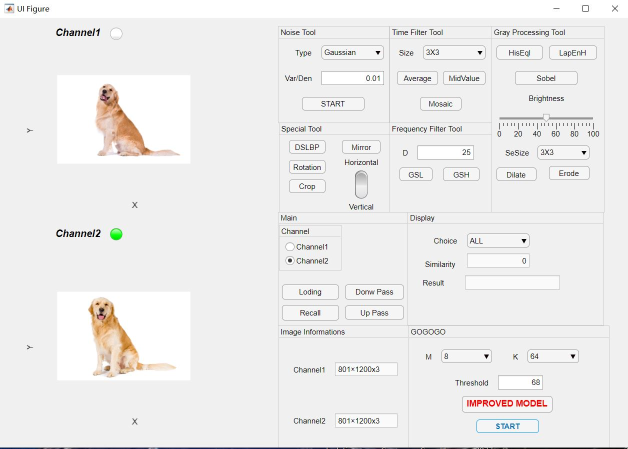
%> input picture 捕获3.JPG, 1256 x 898 px (shown at 1/2 size)
$ octave --eval "result = Locat_Hash_Generatuon(imread('捕获3.JPG'));"   (GNU Octave 9; MATLAB toolbox functions it lacks are replaced by stand-ins)
%> lines starting %> are read from the running program, lines starting %| are printed output that depends on the picture
### LPF.m
function [result] = LPF(im,type,D0,n,D1)
%该函数为低通滤波函数
%im为uint8类型图，可为单色图或者彩色图,注意，彩色图是在hsi操作
%各自type 为 ideal, butterworth, gussian, trapezoid）
%D0 为截止频率 ，D1为梯形滤波器特有参数（此时D0作为转折频率，D1作为截止频率)
%返回参数为滤波结果
processing=im2double(im);
if numel(size(im))==3 %彩色图取强度分量
hsi=RGB2HSI(processing);
processing=hsi(:,:,3);
end
%步骤1，进行填充
%im=Paddedsize(im);不建议填充，效果很差
[P,Q]=size(processing);
%步骤2，构建滤波器，使用自定义函数lpfilter
if strcmpi(type,'ideal')
    H=lpfilter(type,P,Q,D0);
elseif strcmpi(type,'butterworth')
    H=lpfilter(type,P,Q,D0,n);
elseif strcmpi(type,'gaussian')
    H=lpfilter(type,P,Q,D0);
elseif strcmpi(type,'trapezoid')
    H=lpfilter(type,P,Q,D0,n,D1);
end
%步骤3，填充图像进行傅里叶变换
Im=fftshift(fft2(processing));
%步骤4，频域做点积
Y=H.*Im;
%步骤5，进行傅里叶反变换
processed=abs(ifft2(Y));
%如果是灰色图，直接返回
if numel(size(im))==2
result=processed;
else
%如果是彩色图，重新拼接
newhsi=cat(3,hsi(:,:,1),hsi(:,:,2),processed);
result=HSI2RGB(newhsi);
end
end

### dftuv.m
function [U,V] = dftuv(M,N)
% [U，V] = DFTUV（M，N）计算网格频率矩阵U和V。 U和V对于计算可与DFTFILT一起使用的
% 频域滤波器函数很有用。 U和V都是M-by-N。更多细节见冈萨雷斯教材93页
% 设置变量范围
u=0:(M-1);
v=0:(N-1);
% 计算网格的索引，即将网络的原点转移到左上角，因为FFT计算时变换的原点在左上角。
idx = find(u > M / 2);
u(idx) = u(idx) - M;
idy = find(v > N / 2);
v(idy) = v(idy) - N;

% Compute the meshgrid arrays.
% 计算网格矩阵
[V, U] = meshgrid(v, u);
end

### CSLBP.m
function result= CSLBP(im)
%该函数将灰度图转换为CSLBP形式
if numel(size(im))==3
im=rgb2gray(im);
end
[row,col]=size(im);
result=zeros(row,col);
%首先将图像转换为double形式，加快处理速度
im=im2double(im);
%接下来要将图像以replicate形式进行扩展
im=padarray(im,[1,1],'replicate');

%接下来进入核心算法
%按行，按列进行扫描
for i=2:row+1
    for j=2:col+1
        result(i,j)=((im(i,j+1)-im(i,j-1))>=0)*(2^0)+...
                        ((im(i+1,j+1)-im(i-1,j-1))>=0)*(2^1)+...
                        ((im(i+1,j)-im(i-1,j))>=0)*(2^2)+...
                        ((im(i+1,j-1)-im(i-1,j+1))>=0)*(2^3);
    end
end
%注意，返回的图像的像素范围为0~15，若想要正常显示，可采用
%以下代码
% result=CSLBP(image);
% result=result./(15*ones(size(result)));
% imshow(result)

### lpfilter.m
function [H] = lpfilter(type,P,Q,D0,n,D1)
%该函数用以创建四类低通滤波器 ILPF,BLPF,GLPF,TLPF
%各自type 为 ideal, butterworth, gaussian, trapezoid
%P,Q 分别为填充后的长与宽，即2*M与2*N
%D0 为截止频率 ，D1为梯形滤波器特有参数（此时D0作为转折频率，D1作为截止频率)
%返回参数为滤波矩阵H
%ues function dftuv to set up the meshgrid arrays needed for computing
[U,V]=dftuv(P,Q);
D=fftshift(sqrt(U.^2+V.^2));
switch type
    case 'ideal'
        H=double(D<=D0);
    case 'butterworth'
        H=1./(1+(D/D0).^(2*n));
    case 'gaussian'
        H=exp((-D.^2)/(2*D0*D0));
    case 'trapezoid'
        H=(D<=D0)+(-D+2).*(D>D0&D<=D1);
    otherwise
        error('Unkonw type')
end

### Locat_Hash_Generatuon.m
function HT = Locat_Hash_Generatuon(image)

%只生成局部哈希值
%首先判断是否为灰度图，若不是，则转换为灰度图
N=256;M=8;K=64;
if numel(size(image))==3
    image=rgb2gray(image);
end
%将图像转换为double形式，加快处理速度
image=im2double(image);
%> image: size 898x1256 double

%①对图像进行二次线性内插
image=imresize(image,[N,N],'bilinear');
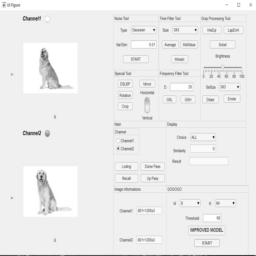
%> image: size 256x256 double; min 0.191, max 1, mean 0.929
%TEST figure(1)
%TEST imshow(image)

%②对图像进行高斯低通滤波，使用自定义函数LPF
image=LPF(image,'gaussian',70); %注意，高斯低通滤波器的截止频率可能会对结果产生影响
%> in LPF, `processed=abs(ifft2(Y));`:
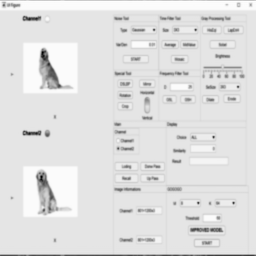
%> processed: size 256x256 double; min 0.343, max 1.01, mean 0.929; drawn with min black and max white
%TEST figure(2)
%TEST imshow(image)
%③对图像进行三阶小波分解
[LL,LH,HL,HH]=dwt2(image,'haar');
[LL,LH,HL,HH]=dwt2(LL,'haar');
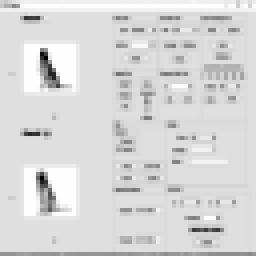
%> LL: size 64x64 double (shown 4 times larger); min 2.12, max 4, mean 3.72; drawn with min black and max white
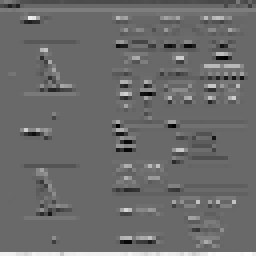
%> LH: size 64x64 double (shown 4 times larger); min -0.417, max 0.592, mean 0.0097; drawn with min black and max white
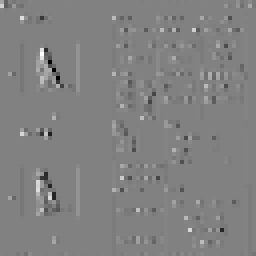
%> HL: size 64x64 double (shown 4 times larger); min -0.568, max 0.552, mean 0.00051; drawn with min black and max white
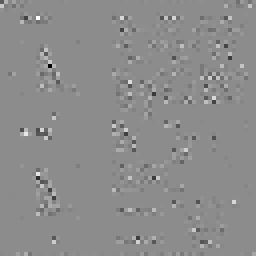
%> HH: size 64x64 double (shown 4 times larger); min -0.283, max 0.231, mean 9.94e-05; drawn with min black and max white
[LL,LH,HL,HH]=dwt2(LL,'haar');
%> LL: size 32x32 double
%> LH: size 32x32 double
%> HL: size 32x32 double
%> HH: size 32x32 double
New_len=N/8;
%TEST imshow([LL,LH;HL,HH],[])
%Local Texture Feature

%④对LL进行CS-LBP变换,使用自定义函数CSLBP
LL_CSLBP=CSLBP(LL);
%> after the loop in CSLBP, `for i=2:row+1`:
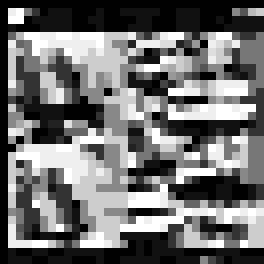
%> result: size 33x33 double (shown 8 times larger); min 0, max 15, mean 6.55; drawn with min black and max white
%TEST figure(1)
%TEST imshow(LL,[])
%TEST figure(2)
%TEST imshow(LL_CSLBP,[])
%⑤分块,以cell数组存储于blocks中，若要调用，请使用cell2mat函数
BlocksCounter=0;
Blocks={}; %想个办法初始化一下
for RowCounter=0:M:New_len-M
    for ColCounter=0:M:New_len-M
        BlocksCounter=BlocksCounter+1;
        Blocks{BlocksCounter}=LL_CSLBP(RowCounter+1:RowCounter+M,ColCounter+1:ColCounter+M);
    end
end
%> after the loop, Blocks = 16 items; BlocksCounter = 16
%⑥计算特征矩阵V
V=zeros(4,BlocksCounter);
for Counter=1:BlocksCounter
    Matr=cell2mat(Blocks(Counter));
    average=mean(Matr(:)); %均值
    variance=var(Matr(:));     %方差
    sum=0;
    for i=1:M*M
        sum=sum+(Matr(i)-average)^3;
    end
    third_moment=sum/(M*M); %三阶矩阵
    sum=0;
    for j=1:M*M
        sum=sum+(Matr(i)-average)^4;
    end
    forth_moment=sum/(M*M); %四阶矩阵
    temp=[average,variance,third_moment, forth_moment]';
    V(:,Counter)=temp;
end
%> this loop made 16 passes
%> (average, variance, third_moment, forth_moment) on passes 1 to 12: (5.95, 37.12, 86.94, 76.05), (6.42, 41.2, 36.58, 968.2), (4.3, 29.89, 157.2, 2018.9), (4.72, 25.38, 84.66, 27.08), (5.19, 21.36, 49.67, 103.2), (6.72, 19.09, -30.71, 2.69), (7.5, 27.94, -0.656, 3164.1), (8.14, 33.52, -27.47, 2599.8), (7.3, 32.69, -2.98, 340.9), (10.48, 12.83, -32.04, 38.1), (6.27, 26.74, 49.59, 1541.2), (6.56, 28.09, 39.41, 957.4)
%> after the loop, V = 16 columns, first 8: [5.95 6.42 4.3 4.72 5.19 6.72 7.5 8.14; 37.12 41.2 29.89 25.38 21.36 19.09 27.94 33.52; 86.94 36.58 157.2 84.66 49.67 -30.71 -0.656 -27.47; 76.05 968.2 2018.9 27.08 103.2 2.69 3164.1 2599.8]
%⑦归一化V得到V'
V=V/max(V(:));
%> V = 16 columns, first 8: [0.00149 0.00161 0.00107 0.00118 0.0013 0.00168 0.00187 0.00203; 0.00928 0.0103 0.00747 0.00634 0.00534 0.00477 0.00698 0.00838; 0.0217 0.00914 0.0393 0.0212 0.0124 -0.00768 -0.000164 -0.00687; 0.019 0.242 0.505 0.00677 0.0258 0.000674 0.791 0.65]
%⑧计算参考矩阵
C=mean(V,2);
%> C = [0.00168; 0.00724; 0.00737; 0.347]
%⑨计算特征矩阵Q
Q=zeros(4,BlocksCounter);
for i=1:BlocksCounter
    Q(:,i)=abs(V(:,i)-C);
end
%> this loop made 16 passes
%> after the loop, Q = 16 columns, first 8: [0.000195 7.74e-05 0.000609 0.000503 0.000386 3.17e-06 0.000192 0.000352; 0.00204 0.00306 0.000231 0.000898 0.0019 0.00247 0.000259 0.00114; 0.0144 0.00178 0.0319 0.0138 0.00505 0.015 0.00753 0.0142; 0.328 0.105 0.157 0.341 0.321 0.347 0.444 0.303]
Q=abs(V);
%> Q = 16 columns, first 8: [0.00149 0.00161 0.00107 0.00118 0.0013 0.00168 0.00187 0.00203; 0.00928 0.0103 0.00747 0.00634 0.00534 0.00477 0.00698 0.00838; 0.0217 0.00914 0.0393 0.0212 0.0124 0.00768 0.000164 0.00687; 0.019 0.242 0.505 0.00677 0.0258 0.000674 0.791 0.65]
%⑩应该按行进行量化，得到局部特征矩阵HT,
for i=1:4
Q(i,:)=Q(i,:)>=mean(Q(i,:));
end
%> after the loop, Q = 16 columns, first 8: [0 0 0 0 0 0 1 1; 1 1 1 0 0 0 0 1; 1 0 1 1 1 0 0 0; 0 0 1 0 0 0 1 1]
HT=Q;
%> HT has the same summary as Q
%进行按列重排序
HT=reshape(HT,[1,numel(HT)]);
%> HT = 64 values, max 1 at index 2, min 0 at index 1, mean 0.453
%> `result = Locat_Hash_Generatuon(imread('捕获3.JPG'));`: result has the same summary as HT in Locat_Hash_Generatuon

end
